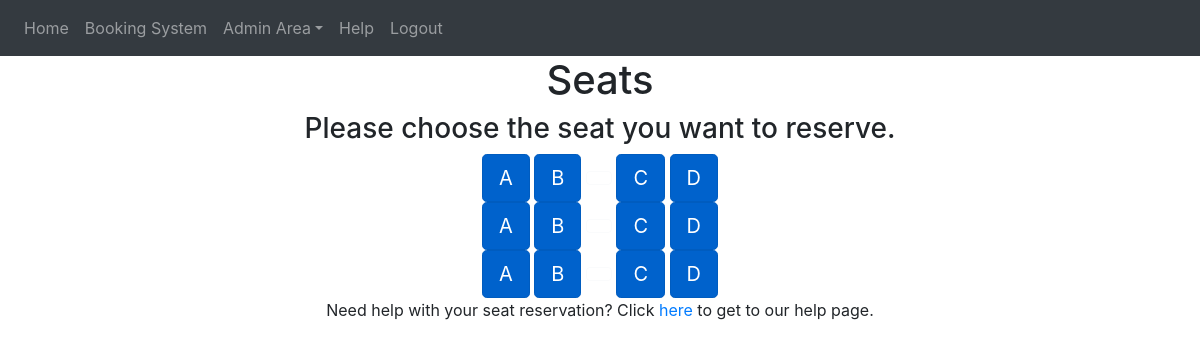
The app's page /flight/4 (signed in), older data.
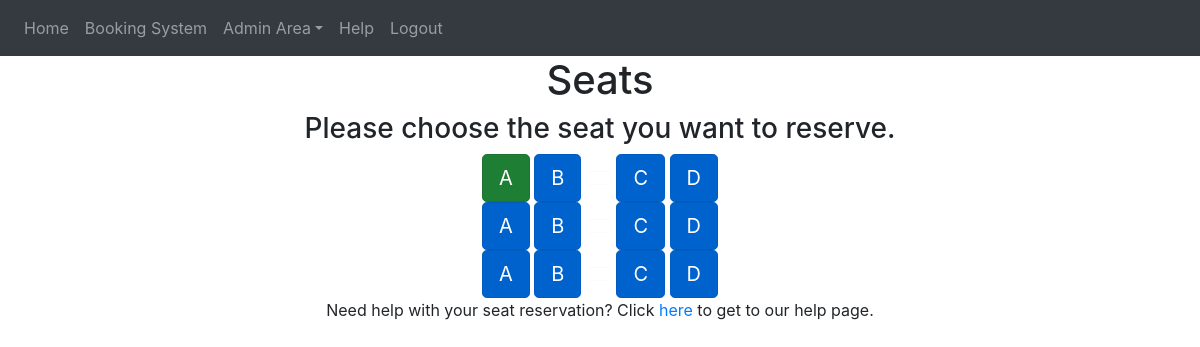
The same page, newer data.
### website/models.py (models this page shows)
class Seat(db.Model):
    id = db.Column(db.Integer, primary_key=True)
    flight = db.Column(db.String(10))
    seat_row = db.Column(db.String(5))
    seat_column = db.Column(db.String(5))
    seat_status = db.Column(db.String(10))
    seat_type = db.Column(db.String(10))
    seat_unique = db.Column(db.String(20), unique=True)
    user_id = db.Column(db.Integer, db.ForeignKey('user.id'))

### website/views.py (the view)
@views.route('/flight/<int:flights>', methods=['GET'])
@login_required
def flight(flights):
    seat_to_render = Seat.query.filter_by(flight=flights)
    row_number = Seat.query.filter_by(flight=flights, seat_column='A').all()
    list_of_rows = []
    for i in range(len(row_number)):
        row = Seat.query.filter_by(flight=flights, seat_row=i)
        list_of_rows.append(row)
    return render_template('seats.html', user=current_user, seat_to_render=seat_to_render, list_of_rows=list_of_rows)

### website/__init__.py (called while the page is built)
def create_app():
    from .views import views
    from .auth import auth
    from .admin import admins
    from .models import User, Seat
    app = Flask(__name__)
    app.config['SECRET_KEY'] = 'hjshjhdjah kjshkjdhjs'
    app.config['SQLALCHEMY_DATABASE_URI'] = f'sqlite:///{DB_NAME}'
    app.config['FLASK_ADMIN_SWATCH'] = 'cerulean'
    app.register_blueprint(views, url_prefix='/')
    app.register_blueprint(auth, url_prefix='/')
    app.register_blueprint(admins, url_prefix='/admin-area')
    db.init_app(app)
    create_database(app)
    login_manager = LoginManager()
    login_manager.login_view = 'auth.login'
    login_manager.init_app(app)
    @login_manager.user_loader
    def load_user(id):
        return User.query.get(int(id))
    return app

### website/templates/seats.html (shortened to what this page needs)
{% extends "base.html" %} {% block title %}Seats{% endblock %}
{% block content%}
<form method="POST">
<h1 align="center">Seats</h1>
	<h3 align="center">Please choose the seat you want to reserve. </h3>
	{% for element in list_of_rows %}
	<div class="container" align="center">
		{% for seat in element %}
		{% if seat.seat_type == 'Aisle_Left' %}
		{% if seat.seat_status == 'True' %}
		<a type="button" class="btn btn-primary btn-lg active" role="button" aria-pressed="true" data-toggle="modal" data-target="#ReserveModal{{seat.id}}" href="{{url_for('views.booking_seat', id=seat.id, flights=seat.flight)}}">{{seat.seat_column}}</a>
		<button type="button" class="btn btn-outline-light" disabled></button>
		{% elif seat.seat_status == 'False' %}
		<a type="button" class="btn btn-danger btn-lg active" role="button" aria-pressed="true">{{seat.seat_column}}</a>
		<button type="button" class="btn btn-outline-light" disabled></button>
		{% endif %}
		{% elif seat.seat_status == 'True' %}
		<a type="button" href="{{url_for('views.booking_seat', id=seat.id, flights=seat.flight)}}" class="btn btn-primary btn-lg active" role="button" aria-pressed="true" data-toggle="modal" data-target="#ReserveModal{{seat.id}}">{{seat.seat_column}}</a>
		{% elif seat.user_id == current_user.id%}
		<a type="button" class="btn btn-success btn-lg active" role="button" aria-pressed="true" data-toggle="modal" data-target="#CancelModal{{seat.id}}" href="{{url_for('views.cancel_seat', id=seat.id, flights=seat.flight)}}">{{seat.seat_column}}</a>
		{% elif seat.seat_status == 'False' %}
		<a type="button" class="btn btn-danger btn-lg active" role="button" aria-pressed="true">{{seat.seat_column}}</a>
		{% endif %}
		{% endfor %}
		</div>
		{% endfor %}
<p align="center">Need help with your seat reservation? Click
	<a href="/help" class="link-primary">here </a>
	to get to our help page. </p>
{% endblock %}

### website/templates/base.html (shortened to what this page needs)
<!DOCTYPE html>
<html>
  <head>
    <link
      rel="stylesheet"
      href="https://cdn.jsdelivr.net/npm/bootstrap@4.0.0/dist/css/bootstrap.min.css"
/>
    <link
      rel="stylesheet"
      href="https://stackpath.bootstrapcdn.com/font-awesome/4.7.0/css/font-awesome.min.css"
/>
  </head>
  <body>
    <nav class="navbar navbar-expand-lg navbar-dark bg-dark">
      <div class="collapse navbar-collapse" id="navbar">
        <div class="navbar-nav" role="tablist">
          {% if user.is_authenticated %}
          <a class="nav-item nav-link" id="home" href="/">Home</a>
          <a class="nav-item nav-link" id="bookingsystem" href="/bookingsystem">Booking System</a>
            {% if current_user.role == 'admin' %}
            <a class="nav-item dropdown">
              <a class="nav-link dropdown-toggle" data-toggle="dropdown" id="admin-area">Admin Area</a>
            </a>
            {% endif %}
          <a class="nav-item nav-link" id="help" href="/help">Help</a>
          <a class="nav-item nav-link" id="logout" href="/logout">Logout</a>
          {% else %}
          <a class="nav-item nav-link" id="login" href="/login">Login</a>
          <a class="nav-item nav-link" id="signUp" href="/sign-up">Sign Up</a>
          {% endif %}
        </div>
      </div>
    </nav>
    <div class="container">{% block content %} {% endblock %}</div>
  </body>
</html>

Row changes from the older to the newer data that the page shows:
changed Seat (number 1 of 12 on the later page): seat_status "True" → "False" (drawn)
Text that changed along with them:
list line gone: "A"
new list line: "A"
